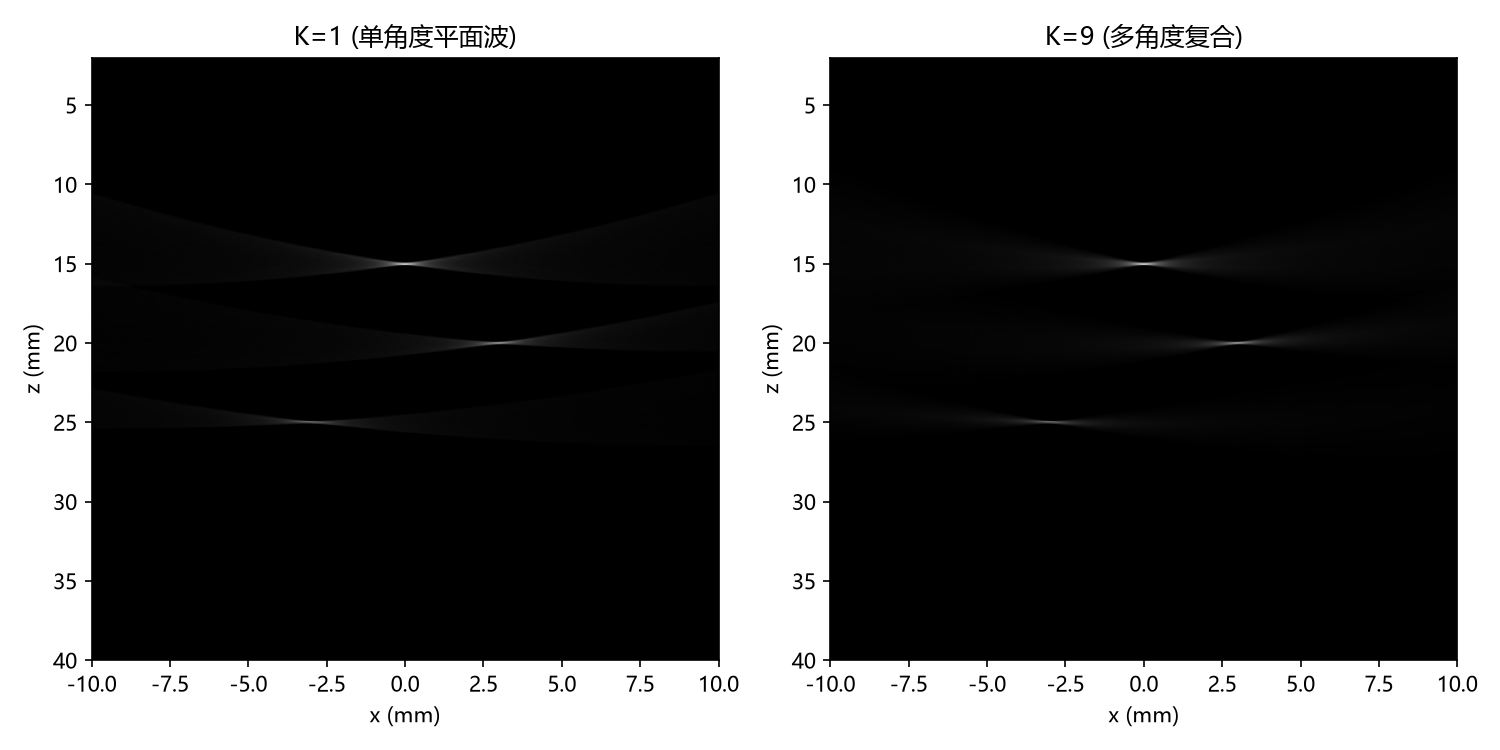

Write the Python code that produced this figure.
# -*- coding: utf-8 -*-
"""
Verasonics 脚本结构的 Python 复刻（教学用，最小平面波成像）

目标：用 Python 的 dict 复刻 Verasonics 脚本的「定义结构体 + 排事件序列」思维，
让你在不装 MATLAB 的情况下，亲手体验一遍「TX 发射 → Receive 接收 → Recon 重建」。

对照关系（Verasonics -> 本脚本）：
    Resource.Parameters -> 物理常量（声速、阵元数）
    Trans               -> 换能器几何（阵元位置）
    TX                  -> 发射（平面波角度）
    Receive             -> 接收（时间轴、通道）
    Recon               -> 波束形成（DAS）
    PData               -> 像素网格
    Event               -> 事件序列（把发射/接收/重建串起来）

运行：  & "E:\develop\Python\python.exe" verasonics_style_demo.py
"""
import numpy as np
import matplotlib
matplotlib.use("Agg")
import matplotlib.pyplot as plt
import matplotlib
matplotlib.rcParams['font.sans-serif'] = ['Microsoft YaHei', 'SimHei', 'SimSun']  # 中文字体
matplotlib.rcParams['axes.unicode_minus'] = False  # 解决负号显示为方块


# ======================================================================
# ① Resource.Parameters —— 系统物理参数
# ======================================================================
Resource = {
    "Parameters": {
        "numTransmit": 64,        # 发射通道数（阵元数）
        "numRcvChannels": 64,     # 接收通道数
        "speedOfSound": 1540.0,   # 声速 m/s（对应 Verasonics 的 1540）
        "sampleRate": 40e6,       # 采样率 Hz
    }
}
c = Resource["Parameters"]["speedOfSound"]
fs = Resource["Parameters"]["sampleRate"]
N = Resource["Parameters"]["numTransmit"]

# ======================================================================
# ② Trans —— 换能器（阵元几何）
# ======================================================================
pitch = 0.3e-3  # 阵元间距 m
Trans = {
    "name": "L11-5v (仿真)",
    "frequency": 5.0e6,                      # 中心频率 Hz
    "numelements": N,
    "ElementPos": (np.arange(N) - (N - 1) / 2) * pitch,  # 阵元 x 坐标
}
elem_x = Trans["ElementPos"]

# ======================================================================
# ③ 散射体（相当于「被测组织」，Verasonics 里是真实组织/仿体）
#    这里用几个已知点散射体 + 一个消声区，模拟「已知真值」场景
# ======================================================================
scatterers = np.array([
    [0.0e-3, 15e-3, 1.0],   # 点1：x, z, 幅度
    [3.0e-3, 20e-3, 0.7],   # 点2
    [-3.0e-3, 25e-3, 0.5],  # 点3（深点、弱点）
])

# ======================================================================
# ④ TX —— 发射：平面波（focus=0，给 Delay 加线性梯度实现斜发射）
# ======================================================================
def make_TX(theta_deg):
    """定义一个平面波发射事件。theta 是发射角（度）。
    Verasonics 里：TX.focus=0（不聚焦）+ TX.Delay 线性梯度 = 斜平面波。
    这里用「发射角 theta」直接表达同一个物理概念。"""
    theta = np.deg2rad(theta_deg)
    TX = {
        "focus": 0,                        # 0 = 平面波（不聚焦）
        "Apod": np.ones(N),                # 切趾（全 1 = 不加权）
        "steer_angle": theta_deg,          # 发射角（对应 Delay 线性梯度）
        "Delay": elem_x * np.sin(theta),   # 发射延时：x*sinθ 的线性梯度
    }
    return TX

# ======================================================================
# ⑤ Receive —— 接收：时间轴 + 每个通道采集 RF
# ======================================================================
z_max = 40e-3
t_axis = np.arange(0, 2 * z_max / c, 1 / fs)   # 接收时间轴（往返）
sigma = 0.05e-6                                  # 高斯脉冲宽度（时间域）

Receive = {
    "startDepth": 2e-3,
    "endDepth": z_max,
    "tAxis": t_axis,
    "sigma": sigma,
}

# ======================================================================
# ⑥ 发射-接收过程（make_rf）：TX 发射 + Receive 采集
# ======================================================================
def acquire_rf(TX):
    """执行一次「发射+接收」，返回 N 通道的 RF 数据 (N, T)。
    这是 Verasonics 里 Event 的 tx+rcv 部分。"""
    theta = np.deg2rad(TX["steer_angle"])
    rf = np.zeros((N, len(t_axis)))
    for xk, zk, amp in scatterers:
        # 发射延时：平面波到散射体
        tau_tx = (xk * np.sin(theta) + zk * np.cos(theta)) / c
        for i in range(N):
            # 接收延时：散射体到阵元 i
            tau_rx = np.sqrt((xk - elem_x[i]) ** 2 + zk ** 2) / c
            tau = tau_tx + tau_rx
            rf[i] += amp * np.exp(-((t_axis - tau) ** 2) / (2 * sigma ** 2))
    return rf

# ======================================================================
# ⑦ PData —— 像素网格（成像网格）
# ======================================================================
nx, nz = 256, 512
x_grid = np.linspace(-10e-3, 10e-3, nx)
z_grid = np.linspace(2e-3, 40e-3, nz)
X, Z = np.meshgrid(x_grid, z_grid)
PData = {"X": X, "Z": Z, "nz": nz, "nx": nx}

# ======================================================================
# ⑧ Recon —— 波束形成（DAS）
# ======================================================================
def recon_das(rf, TX):
    """延时求和波束形成。对应 Verasonics 的 Recon（Image Reconstruction）。
    注意：image /= N 是阵元数归一化（昨天 1B 踩过的坑）。"""
    theta = np.deg2rad(TX["steer_angle"])
    image = np.zeros((nz, nx))
    for i in range(N):
        tau = (X * np.sin(theta) + Z * np.cos(theta)) / c \
            + np.sqrt((X - elem_x[i]) ** 2 + Z ** 2) / c
        idx = np.round(tau * fs).astype(int)
        idx = np.clip(idx, 0, len(t_axis) - 1)
        image += rf[i, idx]
    image /= N  # 阵元数归一化
    return image

# ======================================================================
# ⑨ Event —— 事件序列：把「发射→接收→重建」串成一个循环
# ======================================================================
def run_sequence(angles_deg):
    """事件序列：对每个角度，发射→接收→重建，最后相干复合。
    这就是 Verasonics 的 Event 序列 + 多角度复合（CPWC）。"""
    angles = angles_deg
    images = []
    for a in angles:
        TX = make_TX(a)            # Event.tx：定义发射
        rf = acquire_rf(TX)        # Event.rcv：接收
        img = recon_das(rf, TX)    # Event.recon：重建
        images.append(img)
    # 相干复合（coherent compounding）：多角度取平均
    compound = np.mean(images, axis=0)
    return compound

# ======================================================================
# 运行：单角度 vs 多角度复合
# ======================================================================
if __name__ == "__main__":
    print("=" * 60)
    print("Verasonics 风格最小平面波成像（Python 复刻）")
    print("=" * 60)

    # 单角度（K=1）
    img_k1 = run_sequence([0.0])

    # 多角度复合（K=9，在 ±16° 内取 9 个角）
    angles_9 = np.linspace(-16, 16, 9)
    img_k9 = run_sequence(angles_9)

    # 打印关键信息（对照 Verasonics 结构体）
    print(f"\n[Resource] 声速={c} m/s, 阵元数={N}, 采样率={fs/1e6} MHz")
    print(f"[Trans]   {Trans['name']}, 中心频率={Trans['frequency']/1e6} MHz")
    print(f"[TX]      focus=0(平面波), 角度范围 ±16°")
    print(f"[Receive] 深度 {Receive['startDepth']*1e3:.0f}-{Receive['endDepth']*1e3:.0f} mm")
    print(f"[PData]   网格 {nz}x{nx}")
    print(f"[Event]   K=1(单角度) vs K=9(复合)\n")

    print(f"单角度 K=1  峰值幅度 = {img_k1.max():.4f}")
    print(f"复合   K=9  峰值幅度 = {img_k9.max():.4f}")
    print(f"\n(注：复合后旁瓣下降、峰值更接近真值，对应 '少角度→多角度' 的增益)")

    # 画图对比
    fig, axes = plt.subplots(1, 2, figsize=(10, 5))
    axes[0].imshow(img_k1, cmap="gray", aspect="auto",
                   extent=[x_grid[0]*1e3, x_grid[-1]*1e3, z_grid[-1]*1e3, z_grid[0]*1e3])
    axes[0].set_title("K=1 (单角度平面波)")
    axes[0].set_xlabel("x (mm)"); axes[0].set_ylabel("z (mm)")
    axes[1].imshow(img_k9, cmap="gray", aspect="auto",
                   extent=[x_grid[0]*1e3, x_grid[-1]*1e3, z_grid[-1]*1e3, z_grid[0]*1e3])
    axes[1].set_title("K=9 (多角度复合)")
    axes[1].set_xlabel("x (mm)"); axes[1].set_ylabel("z (mm)")
    plt.tight_layout()
    plt.savefig("verasonics_style_demo.png", dpi=150)
    print("\n已保存对比图: verasonics_style_demo.png")
